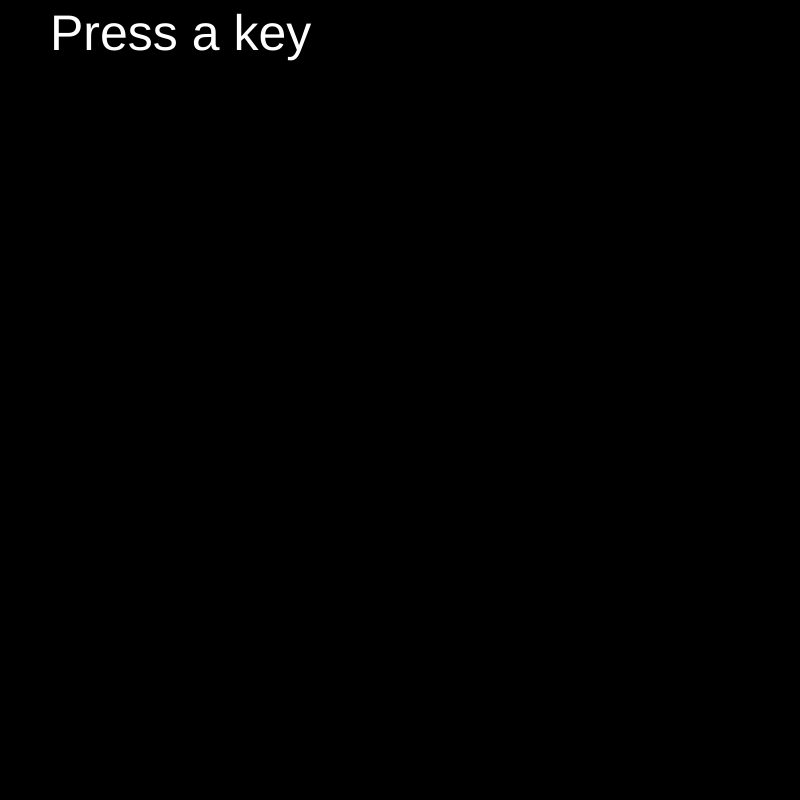
Frame 1 (no input)
Frame 60 (no input): identical to frame 1, image omitted
Frame 120 (the mouse pressed at the canvas centre since frame 60): identical to frame 1, image omitted

The p5.js sketch that drew this single still picture (run headless with seeded random() and noise() and a simulated clock; from frame 60 on, the mouse is pressed at the canvas centre):

// p5.js sketch
// ── sketch.js
let sceneStates = Object.freeze({
  INTRO: 0,
  PRESSED: 1
});

let currentSceneState = sceneStates.INTRO;

function setup() {
  createCanvas(800,800);
}

function draw() {
  switch(currentSceneState) {
    case sceneStates.INTRO:
      drawIntro();
      break;
    case sceneStates.PRESSED:
      drawPressed();
      break;
  }
}

function keyPressed() {
  currentSceneState = sceneStates.PRESSED;
}

function drawIntro() {
  background(0);
  fill(255);
  noStroke();
  textSize(50);
  text("Press a key", 50, 50);
}

function drawPressed() {
  background(255);
  fill(0);
  noStroke();
  text("You pressed a key", 50, 50);
}
